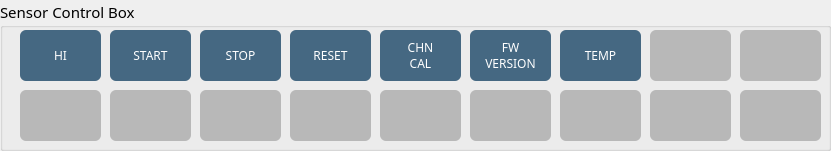
         <widget class="QGroupBox" name="groupBox_4">
          <property name="geometry">
           <rect>
            <x>10</x>
            <y>40</y>
            <width>831</width>
            <height>151</height>
           </rect>
          </property>
          <property name="font">
           <font>
            <family>한컴 고딕</family>
            <pointsize>11</pointsize>
           </font>
          </property>
          <property name="title">
           <string>Sensor Control Box</string>
          </property>
          <widget class="QPushButton" name="btn_connect_2">
           <property name="geometry">
            <rect>
             <x>20</x>
             <y>30</y>
             <width>81</width>
             <height>51</height>
            </rect>
           </property>
           <property name="font">
            <font>
             <family>한컴 고딕</family>
             <pointsize>9</pointsize>
            </font>
           </property>
           <property name="styleSheet">
            <string notr="true">color: rgb(255, 255, 255);
border-radius: 6px;
background-color: rgb(69, 104, 130);</string>
           </property>
           <property name="text">
            <string>HI</string>
           </property>
          </widget>
          <widget class="QPushButton" name="btn_connect_3">
           <property name="geometry">
            <rect>
             <x>110</x>
             <y>30</y>
             <width>81</width>
             <height>51</height>
            </rect>
           </property>
           <property name="font">
            <font>
             <family>한컴 고딕</family>
             <pointsize>9</pointsize>
            </font>
           </property>
           <property name="styleSheet">
            <string notr="true">color: rgb(255, 255, 255);
border-radius: 6px;
background-color: rgb(69, 104, 130);</string>
           </property>
           <property name="text">
            <string>START</string>
           </property>
          </widget>
          <widget class="QPushButton" name="btn_connect_4">
           <property name="geometry">
            <rect>
             <x>200</x>
             <y>30</y>
             <width>81</width>
             <height>51</height>
            </rect>
           </property>
           <property name="font">
            <font>
             <family>한컴 고딕</family>
             <pointsize>9</pointsize>
            </font>
           </property>
           <property name="styleSheet">
            <string notr="true">color: rgb(255, 255, 255);
border-radius: 6px;
background-color: rgb(69, 104, 130);</string>
           </property>
           <property name="text">
            <string>STOP</string>
           </property>
          </widget>
          <widget class="QPushButton" name="btn_connect_5">
           <property name="geometry">
            <rect>
             <x>290</x>
             <y>30</y>
             <width>81</width>
             <height>51</height>
            </rect>
           </property>
           <property name="font">
            <font>
             <family>한컴 고딕</family>
             <pointsize>9</pointsize>
            </font>
           </property>
           <property name="styleSheet">
            <string notr="true">color: rgb(255, 255, 255);
border-radius: 6px;
background-color: rgb(69, 104, 130);</string>
           </property>
           <property name="text">
            <string>RESET</string>
           </property>
          </widget>
          <widget class="QPushButton" name="btn_connect_6">
           <property name="geometry">
            <rect>
             <x>380</x>
             <y>30</y>
             <width>81</width>
             <height>51</height>
            </rect>
           </property>
           <property name="font">
            <font>
             <family>한컴 고딕</family>
             <pointsize>9</pointsize>
            </font>
           </property>
           <property name="styleSheet">
            <string notr="true">color: rgb(255, 255, 255);
border-radius: 6px;
background-color: rgb(69, 104, 130);</string>
           </property>
           <property name="text">
            <string>CHN
CAL</string>
           </property>
          </widget>
          <widget class="QPushButton" name="btn_connect_7">
           <property name="geometry">
            <rect>
             <x>470</x>
             <y>30</y>
             <width>81</width>
             <height>51</height>
            </rect>
           </property>
           <property name="font">
            <font>
             <family>한컴 고딕</family>
             <pointsize>9</pointsize>
            </font>
           </property>
           <property name="styleSheet">
            <string notr="true">color: rgb(255, 255, 255);
border-radius: 6px;
background-color: rgb(69, 104, 130);</string>
           </property>
           <property name="text">
            <string>FW
VERSION</string>
           </property>
          </widget>
          <widget class="QPushButton" name="btn_connect_8">
           <property name="geometry">
            <rect>
             <x>560</x>
             <y>30</y>
             <width>81</width>
             <height>51</height>
            </rect>
           </property>
           <property name="font">
            <font>
             <family>한컴 고딕</family>
             <pointsize>9</pointsize>
            </font>
           </property>
           <property name="styleSheet">
            <string notr="true">color: rgb(255, 255, 255);
border-radius: 6px;
background-color: rgb(69, 104, 130);</string>
           </property>
           <property name="text">
            <string>TEMP</string>
           </property>
          </widget>
          <widget class="QPushButton" name="btn_connect_9">
           <property name="geometry">
            <rect>
             <x>650</x>
             <y>30</y>
             <width>81</width>
             <height>51</height>
            </rect>
           </property>
           <property name="font">
            <font>
             <family>한컴 고딕</family>
             <pointsize>11</pointsize>
            </font>
           </property>
           <property name="styleSheet">
            <string notr="true">color: rgb(255, 255, 255);
border-radius: 6px;
background-color: rgb(184, 184, 184);</string>
           </property>
           <property name="text">
            <string/>
           </property>
          </widget>
          <widget class="QPushButton" name="btn_connect_10">
           <property name="geometry">
            <rect>
             <x>20</x>
             <y>90</y>
             <width>81</width>
             <height>51</height>
            </rect>
           </property>
           <property name="font">
            <font>
             <family>한컴 고딕</family>
             <pointsize>11</pointsize>
            </font>
           </property>
           <property name="styleSheet">
            <string notr="true">color: rgb(255, 255, 255);
border-radius: 6px;
background-color: rgb(184, 184, 184);</string>
           </property>
           <property name="text">
            <string/>
           </property>
          </widget>
          <widget class="QPushButton" name="btn_connect_11">
           <property name="geometry">
            <rect>
             <x>380</x>
             <y>90</y>
             <width>81</width>
             <height>51</height>
            </rect>
           </property>
           <property name="font">
            <font>
             <family>한컴 고딕</family>
             <pointsize>11</pointsize>
            </font>
           </property>
           <property name="styleSheet">
            <string notr="true">color: rgb(255, 255, 255);
border-radius: 6px;
background-color: rgb(184, 184, 184);</string>
           </property>
           <property name="text">
            <string/>
           </property>
          </widget>
          <widget class="QPushButton" name="btn_connect_12">
           <property name="geometry">
            <rect>
             <x>470</x>
             <y>90</y>
             <width>81</width>
             <height>51</height>
            </rect>
           </property>
           <property name="font">
            <font>
             <family>한컴 고딕</family>
             <pointsize>11</pointsize>
            </font>
           </property>
           <property name="styleSheet">
            <string notr="true">color: rgb(255, 255, 255);
border-radius: 6px;
background-color: rgb(184, 184, 184);</string>
           </property>
           <property name="text">
            <string/>
           </property>
          </widget>
          <widget class="QPushButton" name="btn_connect_13">
           <property name="geometry">
            <rect>
             <x>650</x>
             <y>90</y>
             <width>81</width>
             <height>51</height>
            </rect>
           </property>
           <property name="font">
            <font>
             <family>한컴 고딕</family>
             <pointsize>11</pointsize>
            </font>
           </property>
           <property name="styleSheet">
            <string notr="true">color: rgb(255, 255, 255);
border-radius: 6px;
background-color: rgb(184, 184, 184);</string>
           </property>
           <property name="text">
            <string/>
           </property>
          </widget>
          <widget class="QPushButton" name="btn_connect_14">
           <property name="geometry">
            <rect>
             <x>110</x>
             <y>90</y>
             <width>81</width>
             <height>51</height>
            </rect>
           </property>
           <property name="font">
            <font>
             <family>한컴 고딕</family>
             <pointsize>11</pointsize>
            </font>
           </property>
           <property name="styleSheet">
            <string notr="true">color: rgb(255, 255, 255);
border-radius: 6px;
background-color: rgb(184, 184, 184);</string>
           </property>
           <property name="text">
            <string/>
           </property>
          </widget>
          <widget class="QPushButton" name="btn_connect_15">
           <property name="geometry">
            <rect>
             <x>200</x>
             <y>90</y>
             <width>81</width>
             <height>51</height>
            </rect>
           </property>
           <property name="font">
            <font>
             <family>한컴 고딕</family>
             <pointsize>11</pointsize>
            </font>
           </property>
           <property name="styleSheet">
            <string notr="true">color: rgb(255, 255, 255);
border-radius: 6px;
background-color: rgb(184, 184, 184);</string>
           </property>
           <property name="text">
            <string/>
           </property>
          </widget>
          <widget class="QPushButton" name="btn_connect_16">
           <property name="geometry">
            <rect>
             <x>290</x>
             <y>90</y>
             <width>81</width>
             <height>51</height>
            </rect>
           </property>
           <property name="font">
            <font>
             <family>한컴 고딕</family>
             <pointsize>11</pointsize>
            </font>
           </property>
           <property name="styleSheet">
            <string notr="true">color: rgb(255, 255, 255);
border-radius: 6px;
background-color: rgb(184, 184, 184);</string>
           </property>
           <property name="text">
            <string/>
           </property>
          </widget>
          <widget class="QPushButton" name="btn_connect_17">
           <property name="geometry">
            <rect>
             <x>560</x>
             <y>90</y>
             <width>81</width>
             <height>51</height>
            </rect>
           </property>
           <property name="font">
            <font>
             <family>한컴 고딕</family>
             <pointsize>11</pointsize>
            </font>
           </property>
           <property name="styleSheet">
            <string notr="true">color: rgb(255, 255, 255);
border-radius: 6px;
background-color: rgb(184, 184, 184);</string>
           </property>
           <property name="text">
            <string/>
           </property>
          </widget>
          <widget class="QPushButton" name="btn_connect_26">
           <property name="geometry">
            <rect>
             <x>740</x>
             <y>90</y>
             <width>81</width>
             <height>51</height>
            </rect>
           </property>
           <property name="font">
            <font>
             <family>한컴 고딕</family>
             <pointsize>11</pointsize>
            </font>
           </property>
           <property name="styleSheet">
            <string notr="true">color: rgb(255, 255, 255);
border-radius: 6px;
background-color: rgb(184, 184, 184);</string>
           </property>
           <property name="text">
            <string/>
           </property>
          </widget>
          <widget class="QPushButton" name="btn_connect_27">
           <property name="geometry">
            <rect>
             <x>740</x>
             <y>30</y>
             <width>81</width>
             <height>51</height>
            </rect>
           </property>
           <property name="font">
            <font>
             <family>한컴 고딕</family>
             <pointsize>11</pointsize>
            </font>
           </property>
           <property name="styleSheet">
            <string notr="true">color: rgb(255, 255, 255);
border-radius: 6px;
background-color: rgb(184, 184, 184);</string>
           </property>
           <property name="text">
            <string/>
           </property>
          </widget>
         </widget>
